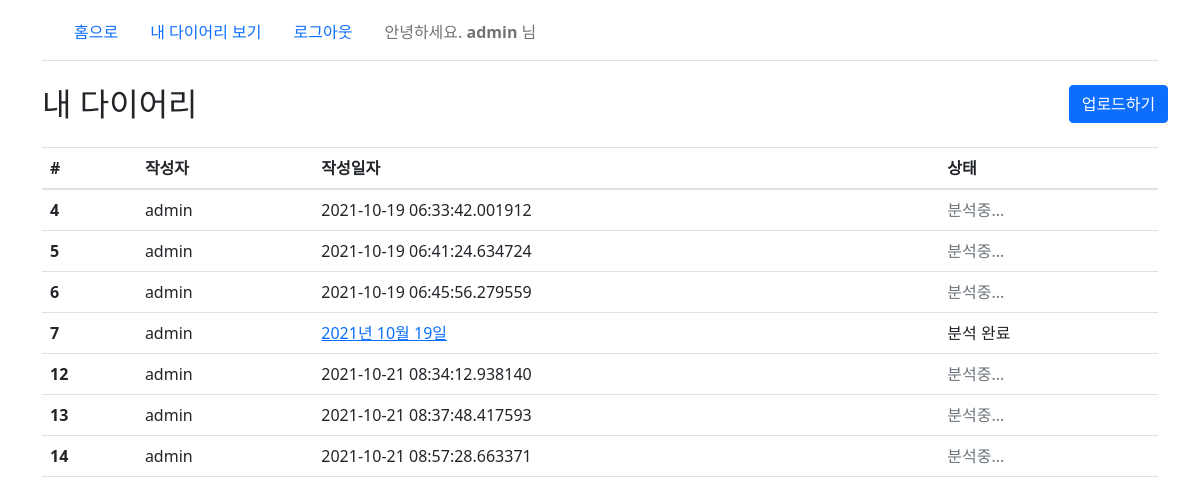
The page /my_diary (signed in) on the database its author committed.
### mindtree/models.py (models this page shows, shortened)
class User(db.Model, UserMixin):
    id = db.Column(db.Integer, primary_key=True)
    username = db.Column(db.String(100), unique=True, nullable=False)
    email = db.Column(db.String(120), unique=True, nullable=False)
    password = db.Column(db.String(100), nullable=False)
    date_joined = db.Column(db.DateTime, nullable=False, default=datetime.utcnow)
    posts = db.relationship('Post', backref='author', lazy=True)  # 해당 유저의 모든 포스트 연결

class Post(db.Model):
    id = db.Column(db.Integer, primary_key=True)  # 자동 증가
    user_id = db.Column(db.Integer, db.ForeignKey('user.id'), nullable=False)  # 참조: 'author'키로
    title = db.Column(db.String(100), nullable=False)
    pub_date = db.Column(db.DateTime, nullable=False, default=datetime.utcnow)  # 자동 입력됨
    last_updated = db.Column(db.DateTime, nullable=True, default=datetime.utcnow, onupdate=datetime.utcnow)
    ocr_text = db.Column(db.String(500), nullable=False)
    sentiment = db.Column(db.JSON, nullable=False)
    word_cloud = db.Column(db.String(100), nullable=False)
    completed = db.Column(db.Boolean, nullable=True, default=False)

### mindtree/routes.py (the view)
@app.route("/my_diary", methods=['GET'])
def my_diary():
    username = current_user.username
    posts = Post.query.filter_by(author=current_user).all()
    print("my_diary(): ", username)
    return render_template('my_diary.html', posts=posts)

### mindtree/models.py (called while the page is built)
@login_manager.user_loader
def load_user(user_id):
    return User.query.get(int(user_id))

### mindtree/routes.py (called while the page is built)
@app.template_filter('datetime')
def _jinja2_filter_datetime(date, fmt=None):
    if fmt:
        return date.strftime(fmt)
    else:
        return date.strftime('%Y년 %m월 %d일')

### mindtree/templates/my_diary.html
{% extends "layout.html" %}
{% block content %}
<div class="container mt-4 mb-3">
    <div class="row g-1">
        <h2 class="header-bar col">내 다이어리</h2>
        <div class="col-md-1">
            <a class="btn btn-primary" href="/upload" role="button">업로드하기</a>
        </div>
    </div>
</div>
<div class="container">
    <table class="table">
        <thead>
        <tr>
            <th scope="col">#</th>
            <th scope="col">작성자</th>
            <th scope="col">작성일자</th>
            <th scope="col">상태</th>
        </tr>
        </thead>
        <tbody>
        {% for post in posts %}
            <tr>
                <th scope="row">{{ post.id }}</th>
                <td>{{ post.author.username }}</td>
                {% if post.completed %}
                <td><a href="{{ url_for('analyze', post_id=post.id) }}">{{ post.pub_date|datetime }}</a></td>
                <td style="color: #1e2125"> 분석 완료 </td>
                {% else %}
                <td>{{ post.pub_date }}</td>
                <td style="color: #6c757d"> 분석중... </td>
                {% endif %}
            </tr>
        {% endfor %}
        </tbody>
    </table>
</div>
{% endblock %}

### mindtree/templates/layout.html (shortened to what this page needs)
<!DOCTYPE html>
<html>
<head>
    <link rel="stylesheet" href="https://maxcdn.bootstrapcdn.com/bootstrap/4.0.0/css/bootstrap.min.css">
    <link href="https://cdn.jsdelivr.net/npm/bootstrap@5.1.3/dist/css/bootstrap.min.css" rel="stylesheet">
</head>
<body>
<div class="container-sm ">
    <nav class="navbar navbar-light border-bottom mt-1">
        <ul class="nav">
            <li class="nav-item">
                <a href="{{ url_for('login') }}" class="nav-link"> 홈으로</a>
            </li>
            {% if current_user.is_authenticated %}
            <li class="nav-item">
                <a href="{{ url_for('my_diary') }}" class="nav-link">내 다이어리 보기</a>
            </li>
            {% endif %}
            {% if current_user.is_authenticated %}
            <li><a href="{{ url_for('logout') }}" class="nav-link"> 로그아웃 </a></li>
            <li class="navbar-text ms-3">
                안녕하세요.<b> {{ current_user.username }} </b> 님
            </li>
            {% else %}
            <li class="navbar-text ms-3">
                Anonymous User 로 접속중입니다.
            </li>
            {% endif %}
        </ul>
    </nav>
</div>
    {% block content %}{% endblock %}
</body>
</html>

### rows shown on the page
User: username "admin"
Post: id "4", author.username "admin", pub_date "2021-10-19 06:33:42.001912"
Post: id "5", author.username "admin", pub_date "2021-10-19 06:41:24.634724"
Post: id "6", author.username "admin", pub_date "2021-10-19 06:45:56.279559"
Post: id "7", author.username "admin", pub_date "2021년 10월 19일"
Post: id "12", author.username "admin", pub_date "2021-10-21 08:34:12.938140"
Post: id "13", author.username "admin", pub_date "2021-10-21 08:37:48.417593"
Post: id "14", author.username "admin", pub_date "2021-10-21 08:57:28.663371"
